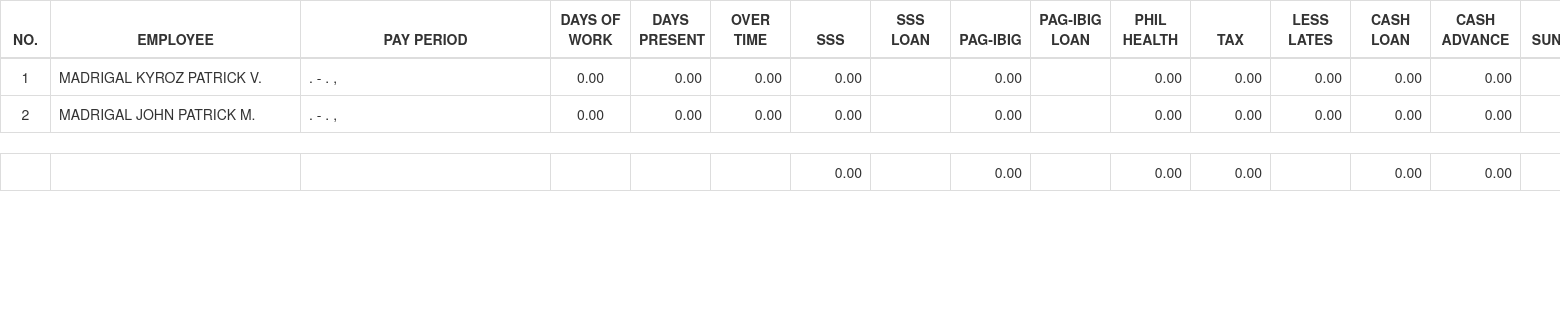
Page /summarypayroll.php (signed in) on the earlier database version.
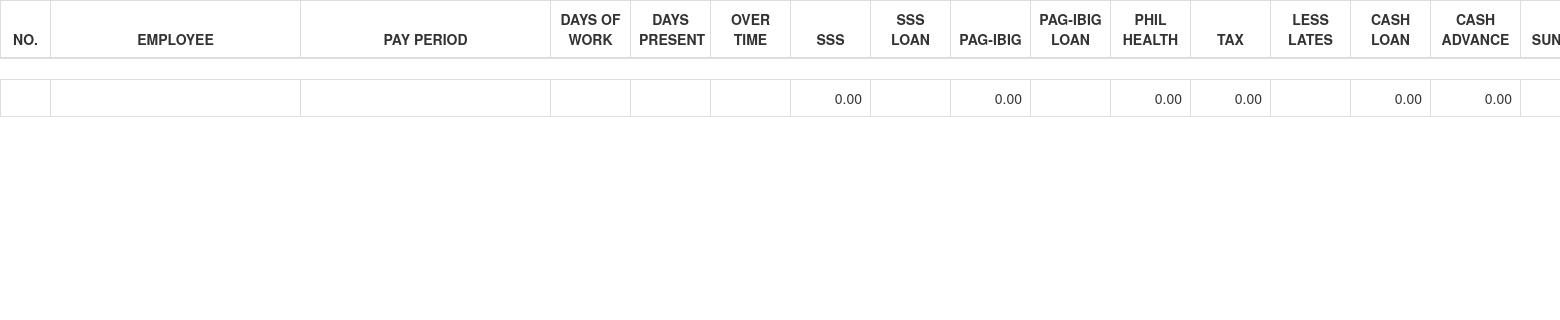
Same page on the later database version.
### tables this page shows
CREATE TABLE `hurtajadmin_employee` (
  `id` int(11) NOT NULL,
  `employee_id` varchar(100) NOT NULL,
  `employee_fname` varchar(255) NOT NULL,
  `employee_mname` varchar(255) NOT NULL,
  `employee_lname` varchar(255) NOT NULL,
  `employee_gender` int(11) NOT NULL,
  `employee_birthday` datetime NOT NULL,
  `employee_phone` varchar(255) NOT NULL,
  `employee_address` varchar(255) NOT NULL,
  `employee_date_hired` datetime NOT NULL,
  `employee_date_start` datetime NOT NULL,
  `employee_date_end` datetime NOT NULL,
  `employee_date_added` datetime NOT NULL,
  `employee_status` int(11) NOT NULL
);

### summarypayroll.php (the view, shortened to what this page needs)
<?php
include_once("include/loginstatus.php");
$type = "1";
$to = "1";
if($type == "1") {
    $empid = "0";
    $year = $_GET["year"];
    $monthtext = "";
    $prevmonthtext = "";
    $daytext1 = "";
    $daytext2 = "";
    $prevyear = "";
} else if($type == "2") {
    $typetext = "13th Month Pay";
    $empid = $_GET["empid"];
    $year = $_GET["year"];
}
?>
<!DOCTYPE html>
<html lang="en">
  <head>
    <link rel="stylesheet" href="https://maxcdn.bootstrapcdn.com/bootstrap/3.3.0/css/bootstrap.min.css">
  </head>
  <body>
    <table class="table table-bordered">
            <thead>
                <tr>
                    <th style="width: 50px;">NO.</th>
                    <th style="width: 250px;">EMPLOYEE</th>
                    <th style="width: 250px;">PAY PERIOD</th>
                    <th style="width: 80px;">DAYS OF WORK</th>
                    <th style="width: 80px;">DAYS PRESENT</th>
                    <th style="width: 80px;">OVER TIME</th>
                    <th style="width: 80px;">SSS</th>
                    <th style="width: 80px;">SSS LOAN</th>
                    <th style="width: 80px;">PAG-IBIG</th>
                    <th style="width: 80px;">PAG-IBIG LOAN</th>
                    <th style="width: 80px;">PHIL HEALTH</th>
                    <th style="width: 80px;">TAX</th>
                    <th style="width: 80px;">LESS LATES</th>
                    <th style="width: 80px;">CASH LOAN</th>
                    <th style="width: 90px;">CASH ADVANCE</th>
                    <th style="width: 80px;">SUNDAY</th>
                </tr>
            </thead>
            <tbody>
  <?php
                                            if($type == "1") {
                                                if($to == "1") {
                                                    $sql = "SELECT * FROM hurtajadmin_employee ORDER BY id DESC";
                                                } else if($to == "2") {
                                                    $sql = "SELECT * FROM hurtajadmin_employee WHERE employee_id = '$empid' ORDER BY id DESC";
                                                }
                                                $query = mysqli_query($db_conn, $sql);
                                                $count = 0;
                                                $sssgrandtotal = 0;
                                                $pagibiggrandtotal = 0;
                                                $philhealthgrandtotal = 0;
                                                $taxgrandtotal = 0;
                                                $cashloangrandtotal = 0;
                                                $cashadvancegrandtotal = 0;
                                                while($row = mysqli_fetch_array($query)) {
                                                    $count++;
                                                    $empid = $row["employee_id"];
                                                    $fname = $row["employee_fname"];
                                                    $mname = $row["employee_mname"];
                                                    $lname = $row["employee_lname"];
                                                    $mnameinitial = substr($mname, 0, 1);
                                                    $perhour = 0;
                                                    $sundayhoursworked = 0;
                                                    $sql1 = "SELECT * FROM hurtajadmin_employee_settings WHERE employee_id = '$empid'";
                                                    $query1 = mysqli_query($db_conn, $sql1);
                                                    $count1 = mysqli_num_rows($query1);
                                                    if($count1 > 0) {
                                                        while($row1 = mysqli_fetch_array($query1)) {
                                                            $perhour = $row1["employee_settings_perhour"];
                                                        }
                                                    }
                                                    $cashloanfinal = "";
                                                    $cashadvancefinal = "";
                                                    $deductionfinal = "";
                                                    $daysofwork = "";
                                                    $hoursworked = "";
                                                    $othoursworked = "";
                                                    $otbasedhoursworked = "";
                                                    $regularholidayfinal = "";
                                                    $regularholidaybonushoursfinal = "";
                                                    $specialholidayfinal = "";
                                                    $specialholidaybonushoursfinal = "";
                                                    $latecountfinal = "";
                                                    $taxcontfinal = "0";
                                                    $pagibigcontfinal = "0";
                                                    $ssscontfinal = "0";
                                                    $philhealthcontfinal = "0";
                                                    $sssgrandtotal = $sssgrandtotal + $ssscontfinal;
                                                    $pagibiggrandtotal = $pagibiggrandtotal + $pagibigcontfinal;
                                                    $philhealthgrandtotal = $philhealthgrandtotal + $philhealthcontfinal;
                                                    $taxgrandtotal = $taxgrandtotal + $taxcontfinal;
                                                    $cashloangrandtotal = $cashloangrandtotal + $cashloanfinal;
                                                    $cashadvancegrandtotal = $cashadvancegrandtotal + $cashadvancefinal;
                                                    echo '
                                                    <tr>
                                                        <td style="text-align: center;">'.$count.'</td>
                                                        <td style="text-align: left;">'.strtoupper($lname).' '.strtoupper($fname).' '.strtoupper($mnameinitial).'.</td>
                                                        <td style="text-align: left;">'.strtoupper($prevmonthtext).'. '.$daytext1.''.$prevyear.' - '.strtoupper($monthtext).'. '.$daytext2.', '.$year.'</td>
                                                        <td style="text-align: center;">'.number_format($daysofwork, 2, '.', ',').'</td>
                                                        <td style="text-align: right;">'.number_format($hoursworked/8, 2, '.', ',').'</td>
                                                        <td style="text-align: right;">'.number_format($otbasedhoursworked, 2, '.', ',').'</td>
                                                        <td style="text-align: right;">'.number_format($ssscontfinal, 2, '.', ',').'</td>
                                                        <td style="text-align: right;"></td>
                                                        <td style="text-align: right;">'.number_format($pagibigcontfinal, 2, '.', ',').'</td>
                                                        <td style="text-align: right;"></td>
                                                        <td style="text-align: right;">'.number_format($philhealthcontfinal, 2, '.', ',').'</td>
                                                        <td style="text-align: right;">'.number_format($taxcontfinal, 2, '.', ',').'</td>
                                                        <td style="text-align: right;">'.number_format($latecountfinal, 2, '.', ',').'</td>
                                                        <td style="text-align: right;">'.number_format($cashloanfinal, 2, '.', ',').'</td>
                                                        <td style="text-align: right;">'.number_format($cashadvancefinal, 2, '.', ',').'</td>
                                                        <td style="text-align: right;">'.number_format($sundayhoursworked, 2, '.', ',').'</td>
                                                        <td style="text-align: right;">'.number_format($perhour, 2, '.', ',').'</td>
                                                        <td style="text-align: left;">'.strtoupper($monthtext).'. '.$period.', '.$year.'</td>
                                                        <td style="text-align: right;">'.number_format($perhour*8, 2, '.', ',').'</td>
                                                        <td style="text-align: right;">'.number_format(($hoursworked-$sundayhoursworked-$regularholidayfinal-$specialholidayfinal)*$perhour, 2, '.', ',').'</td>
                                                        <td style="text-align: right;">'.number_format($othoursworked*$perhour, 2, '.', ',').'</td>
                                                        <td style="text-align: right;">'.number_format($sundayhoursworked*$perhour, 2, '.', ',').'</td>
                                                        <td style="text-align: right;">'.number_format(($regularholidayfinal+$regularholidaybonushoursfinal)*$perhour, 2, '.', ',').'</td>
                                                        <td style="text-align: right;">'.number_format(($specialholidayfinal+$specialholidaybonushoursfinal)*$perhour, 2, '.', ',').'</td>
                                                        <td style="text-align: right;">'.number_format((($hoursworked-$sundayhoursworked-$regularholidayfinal-$specialholidayfinal)*$perhour)+($othoursworked*$perhour)+($sundayhoursworked*$perhour)+(($regularholidayfinal+$regularholidaybonushoursfinal)*$perhour)+(($specialholidayfinal+$specialholidaybonushoursfinal)*$perhour), 2, '.', ',').'</td>
                                                        <td style="text-align: right;">'.number_format($deductionfinal+$cashloanfinal+$cashadvancefinal+($latecountfinal*$perhour), 2, '.', ',').'</td>
                                                        <td style="text-align: right;">'.number_format((($hoursworked-$sundayhoursworked-$regularholidayfinal-$specialholidayfinal)*$perhour)+($othoursworked*$perhour)+($sundayhoursworked*$perhour)+(($regularholidayfinal+$regularholidaybonushoursfinal)*$perhour)+(($specialholidayfinal+$specialholidaybonushoursfinal)*$perhour)-($deductionfinal+$cashloanfinal+$cashadvancefinal+($latecountfinal*$perhour)), 2, '.', ',').'</td>
                                                    </tr>
                                                    ';
                                                }
                                            }
  ?>
            </tbody>
        </table>
        <table class="table table-bordered">
            <tbody>
                <tr>
                    <td style="width: 50px;"></td>
                    <td style="width: 250px;"></td>
                    <td style="width: 250px;"></td>
                    <td style="width: 80px;"></td>
                    <td style="width: 80px;"></td>
                    <td style="width: 80px;"></td>
                    <td style="width: 80px; text-align: right;"><?php echo number_format($sssgrandtotal, 2, '.', ','); ?></td>
                    <td style="width: 80px;"></td>
                    <td style="width: 80px; text-align: right;"><?php echo number_format($pagibiggrandtotal, 2, '.', ','); ?></td>
                    <td style="width: 80px;"></td>
                    <td style="width: 80px; text-align: right;"><?php echo number_format($philhealthgrandtotal, 2, '.', ','); ?></td>
                    <td style="width: 80px; text-align: right;"><?php echo number_format($taxgrandtotal, 2, '.', ','); ?></td>
                    <td style="width: 80px;"></td>
                    <td style="width: 80px; text-align: right;"><?php echo number_format($cashloangrandtotal, 2, '.', ','); ?></td>
                    <td style="width: 90px; text-align: right;"><?php echo number_format($cashadvancegrandtotal, 2, '.', ','); ?></td>
                    <td style="width: 80px;"></td>
                </tr>
            </tbody>
        </table>
  </body>
</html>

### summarypayroll.php (style rules this page uses)
table { border: 1px solid black; table-layout: fixed; width: 200px; margin: 0px; }
th { border: 1px solid black; text-align: center; }
body { padding: 0; }

Differences in the rows shown:
removed hurtajadmin_employee: employee_lname "MADRIGAL", employee_fname "KYROZ PATRICK", employee_mname "V", daysofwork "0.00", hoursworked "0.00", otbasedhoursworked "0.00", ssscontfinal "0.00", pagibigcontfinal "0.00", philhealthcontfinal "0.00", taxcontfinal "0.00", latecountfinal "0.00", cashloanfinal "0.00", cashadvancefinal "0.00"
removed hurtajadmin_employee: employee_lname "MADRIGAL", employee_fname "JOHN PATRICK", employee_mname "M", daysofwork "0.00", hoursworked "0.00", otbasedhoursworked "0.00", ssscontfinal "0.00", pagibigcontfinal "0.00", philhealthcontfinal "0.00", taxcontfinal "0.00", latecountfinal "0.00", cashloanfinal "0.00", cashadvancefinal "0.00"
